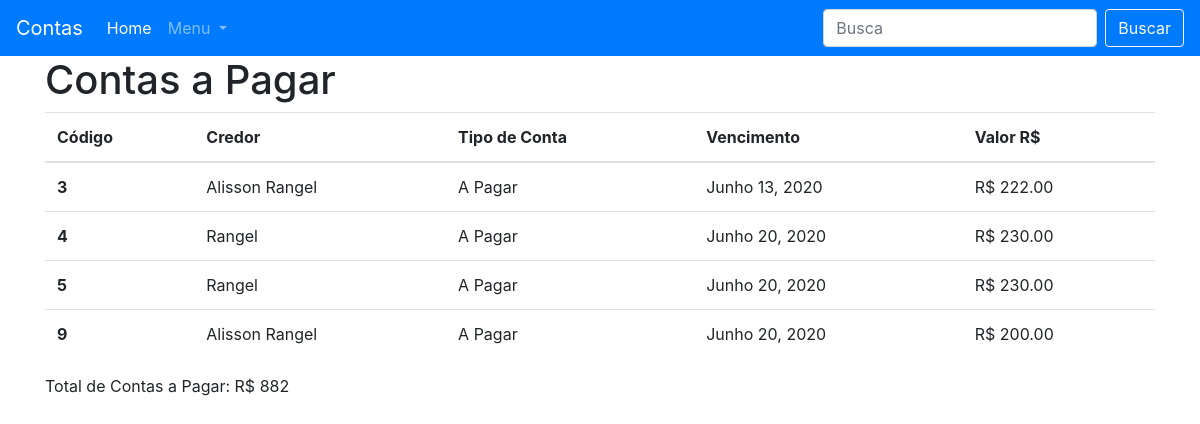
/contas-pagar/, run on the app's committed database.
### apps/gestor/models.py (models this page shows, shortened)
class Conta(models.Model):
    TIPO_CONTA_CHOICE = (
        ('RB', 'A Receber'),
        ('PG', 'A Pagar')
    )
    pessoa = models.ForeignKey(Pessoa, verbose_name="Pessoa", on_delete=models.CASCADE)
    tipo_conta = models.CharField(verbose_name="Tipo de conta", max_length=2, choices=TIPO_CONTA_CHOICE)
    vencimento = models.DateField(verbose_name="Vencimento")
    valor = models.DecimalField(verbose_name="Valor R$", max_digits=19, decimal_places=2)
    '''
    def get_total_contas_pagar(self):
        model = self.__class__ # Conta.objects.all()
        total = model.objects.filter(tipo_conta='PG').aggregate(Sum('valor'))
        return total
    '''

class Pessoa(models.Model):
    nome = models.CharField(verbose_name='Nome', max_length=200)
    nascimento = models.DateField(verbose_name='Nascimento')
    cpf = models.CharField(verbose_name='CPF', max_length=14)

### apps/gestor/views.py (the view)
# urls.py: path('contas-pagar/', views.lista_contas_pagar, name='lista_contas_pagar'),
def lista_contas_pagar(request):
    contas_pagar = Conta.objects.filter(tipo_conta='PG')
    total = contas_pagar.aggregate(Sum('valor'))['valor__sum']
    return render(request, 'lista_contas_pagar.html', {'contas_pagar':contas_pagar, 'total': total})

### templates/lista_contas_pagar.html
{% extends 'base.html' %} {% block titulo %} Lista de Contas a pagar | {{ block.super }} {% endblock titulo %} {% block corpo %}
<h1>Contas a Pagar</h1>
<table class="table table-hover">
    <thead>
        <tr>
            <th scope="col">Código</th>
            <th scope="col">Credor</th>
            <th scope="col">Tipo de Conta</th>
            <th scope="col">Vencimento</th>
            <th scope="col">Valor R$</th>
        </tr>
    </thead>
    <tbody>
        {% for conta in contas_pagar %}
        <tr>
            <th scope="row">{{ conta.id }}</th>
            <td>{{ conta.pessoa.nome }}</td>
            <td>{{ conta.get_tipo_conta_display }}</td>
            <td>{{ conta.vencimento }}</td>
            <td>R$ {{ conta.valor }}</td>
        </tr>
        {% endfor %}
    </tbody>
</table>
<span>Total de Contas a Pagar: R$ {{ total }}</span>
{% endblock corpo %}

### data on the page
Conta: id "3", pessoa.nome "Alisson Rangel", tipo_conta "A Pagar", vencimento "Junho 13, 2020", valor "222.00"
Conta: id "4", pessoa.nome "Rangel", tipo_conta "A Pagar", vencimento "Junho 20, 2020", valor "230.00"
Conta: id "5", pessoa.nome "Rangel", tipo_conta "A Pagar", vencimento "Junho 20, 2020", valor "230.00"
Conta: id "9", pessoa.nome "Alisson Rangel", tipo_conta "A Pagar", vencimento "Junho 20, 2020", valor "200.00"

### other printed values
{{ total }} "882"
